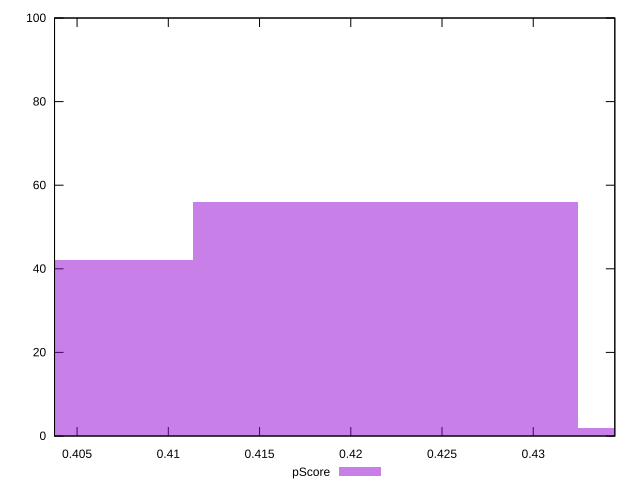

Write the gnuplot code that produced this figure.
reset

$pScore <<EOF
0.40079997963573394 42
0.42189471540603574 56
0.44298945117633753 2
EOF

set key outside below
set boxwidth 0.021094735770301788
set xrange [0.4037647058823529:0.4344705882352941]
set yrange [0:100]
set trange [0:100]
set style fill transparent solid 0.5 noborder
set terminal svg size 640, 490 enhanced background rgb 'white'
set output "report_00018_2021-02-10T15-25-16.877Z/render-blocking-resources/samples/pages/pScore/histogram.svg"

plot $pScore title "pScore" with boxes

reset
